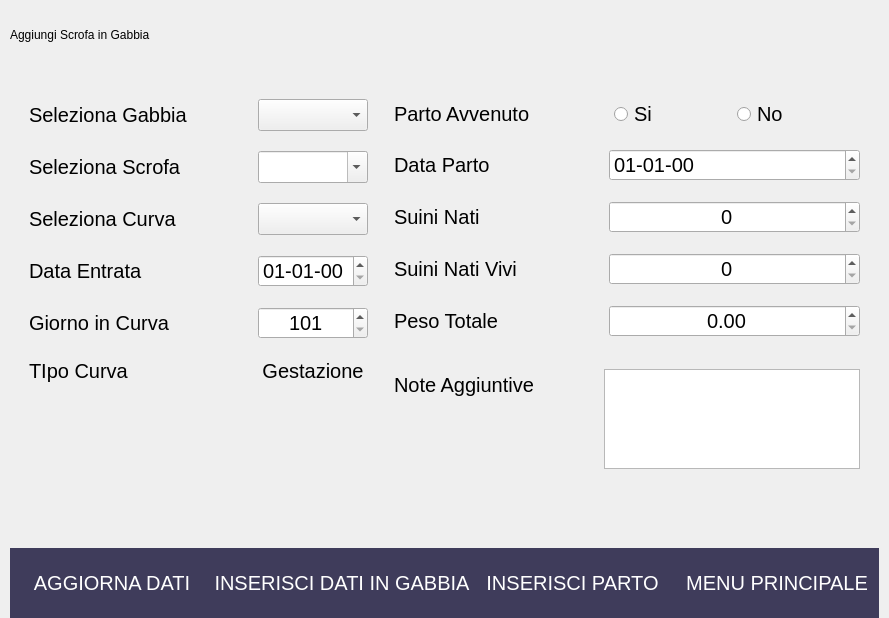
               <widget class="QWidget" name="pgAdd">
                <layout class="QVBoxLayout" name="verticalLayout_14">
                 <property name="spacing">
                  <number>10</number>
                 </property>
                 <property name="leftMargin">
                  <number>10</number>
                 </property>
                 <property name="topMargin">
                  <number>10</number>
                 </property>
                 <property name="rightMargin">
                  <number>10</number>
                 </property>
                 <property name="bottomMargin">
                  <number>0</number>
                 </property>
                 <item>
                  <widget class="QFrame" name="frAdd">
                   <property name="maximumSize">
                    <size>
                     <width>16777215</width>
                     <height>16777215</height>
                    </size>
                   </property>
                   <property name="frameShape">
                    <enum>QFrame::NoFrame</enum>
                   </property>
                   <property name="frameShadow">
                    <enum>QFrame::Plain</enum>
                   </property>
                   <layout class="QVBoxLayout" name="verticalLayout_15">
                    <property name="spacing">
                     <number>30</number>
                    </property>
                    <property name="leftMargin">
                     <number>0</number>
                    </property>
                    <property name="topMargin">
                     <number>0</number>
                    </property>
                    <property name="rightMargin">
                     <number>0</number>
                    </property>
                    <property name="bottomMargin">
                     <number>0</number>
                    </property>
                    <item>
                     <widget class="QLabel" name="lblAdd">
                      <property name="minimumSize">
                       <size>
                        <width>400</width>
                        <height>50</height>
                       </size>
                      </property>
                      <property name="maximumSize">
                       <size>
                        <width>16777215</width>
                        <height>50</height>
                       </size>
                      </property>
                      <property name="text">
                       <string>Aggiungi Scrofa in Gabbia</string>
                      </property>
                     </widget>
                    </item>
                    <item>
                     <widget class="QFrame" name="frAddMiddle">
                      <property name="styleSheet">
                       <string notr="true">font-family: &quot;Segoe UI&quot;;
font-size: 15pt;</string>
                      </property>
                      <property name="frameShape">
                       <enum>QFrame::NoFrame</enum>
                      </property>
                      <property name="frameShadow">
                       <enum>QFrame::Plain</enum>
                      </property>
                      <layout class="QHBoxLayout" name="horizontalLayout_13">
                       <item>
                        <widget class="QFrame" name="frAddLeft">
                         <property name="frameShape">
                          <enum>QFrame::NoFrame</enum>
                         </property>
                         <property name="frameShadow">
                          <enum>QFrame::Plain</enum>
                         </property>
                         <layout class="QFormLayout" name="formLayout_7">
                          <property name="fieldGrowthPolicy">
                           <enum>QFormLayout::AllNonFixedFieldsGrow</enum>
                          </property>
                          <property name="rowWrapPolicy">
                           <enum>QFormLayout::DontWrapRows</enum>
                          </property>
                          <property name="labelAlignment">
                           <set>Qt::AlignLeading|Qt::AlignLeft|Qt::AlignVCenter</set>
                          </property>
                          <property name="formAlignment">
                           <set>Qt::AlignLeading|Qt::AlignLeft|Qt::AlignTop</set>
                          </property>
                          <property name="horizontalSpacing">
                           <number>70</number>
                          </property>
                          <property name="verticalSpacing">
                           <number>20</number>
                          </property>
                          <property name="leftMargin">
                           <number>10</number>
                          </property>
                          <property name="topMargin">
                           <number>0</number>
                          </property>
                          <property name="rightMargin">
                           <number>10</number>
                          </property>
                          <property name="bottomMargin">
                           <number>0</number>
                          </property>
                          <item row="0" column="0">
                           <widget class="QLabel" name="lblAddSelBox">
                            <property name="text">
                             <string>Seleziona Gabbia</string>
                            </property>
                           </widget>
                          </item>
                          <item row="0" column="1">
                           <widget class="QComboBox" name="comAddSelBox">
                            <property name="sizePolicy">
                             <sizepolicy hsizetype="Expanding" vsizetype="Fixed">
                              <horstretch>0</horstretch>
                              <verstretch>0</verstretch>
                             </sizepolicy>
                            </property>
                            <property name="maximumSize">
                             <size>
                              <width>16777215</width>
                              <height>16777215</height>
                             </size>
                            </property>
                           </widget>
                          </item>
                          <item row="1" column="0">
                           <widget class="QLabel" name="lblAddSelSow">
                            <property name="text">
                             <string>Seleziona Scrofa</string>
                            </property>
                           </widget>
                          </item>
                          <item row="1" column="1">
                           <widget class="QComboBox" name="comAddSelSow">
                            <property name="sizePolicy">
                             <sizepolicy hsizetype="Expanding" vsizetype="Fixed">
                              <horstretch>0</horstretch>
                              <verstretch>0</verstretch>
                             </sizepolicy>
                            </property>
                            <property name="maximumSize">
                             <size>
                              <width>16777215</width>
                              <height>16777215</height>
                             </size>
                            </property>
                            <property name="inputMethodHints">
                             <set>Qt::ImhNone</set>
                            </property>
                            <property name="editable">
                             <bool>true</bool>
                            </property>
                           </widget>
                          </item>
                          <item row="2" column="0">
                           <widget class="QLabel" name="lblAddSelCur">
                            <property name="text">
                             <string>Seleziona Curva</string>
                            </property>
                           </widget>
                          </item>
                          <item row="2" column="1">
                           <widget class="QComboBox" name="comAddSelCur">
                            <property name="sizePolicy">
                             <sizepolicy hsizetype="Expanding" vsizetype="Fixed">
                              <horstretch>0</horstretch>
                              <verstretch>0</verstretch>
                             </sizepolicy>
                            </property>
                            <property name="maximumSize">
                             <size>
                              <width>16777215</width>
                              <height>16777215</height>
                             </size>
                            </property>
                           </widget>
                          </item>
                          <item row="3" column="0">
                           <widget class="QLabel" name="lblAddSelEntryDate">
                            <property name="text">
                             <string>Data Entrata</string>
                            </property>
                           </widget>
                          </item>
                          <item row="3" column="1">
                           <widget class="QDateEdit" name="spiAddSelEntryDate">
                            <property name="sizePolicy">
                             <sizepolicy hsizetype="Expanding" vsizetype="Fixed">
                              <horstretch>0</horstretch>
                              <verstretch>0</verstretch>
                             </sizepolicy>
                            </property>
                            <property name="maximumSize">
                             <size>
                              <width>16777215</width>
                              <height>16777215</height>
                             </size>
                            </property>
                            <property name="alignment">
                             <set>Qt::AlignLeading|Qt::AlignLeft|Qt::AlignVCenter</set>
                            </property>
                            <property name="displayFormat">
                             <string>dd-MM-yy</string>
                            </property>
                           </widget>
                          </item>
                          <item row="4" column="0">
                           <widget class="QLabel" name="lblAddSelCurDate">
                            <property name="text">
                             <string>Giorno in Curva</string>
                            </property>
                           </widget>
                          </item>
                          <item row="4" column="1">
                           <widget class="QSpinBox" name="spiAddSelCurDay">
                            <property name="sizePolicy">
                             <sizepolicy hsizetype="Expanding" vsizetype="Fixed">
                              <horstretch>0</horstretch>
                              <verstretch>0</verstretch>
                             </sizepolicy>
                            </property>
                            <property name="alignment">
                             <set>Qt::AlignCenter</set>
                            </property>
                            <property name="minimum">
                             <number>101</number>
                            </property>
                            <property name="maximum">
                             <number>115</number>
                            </property>
                           </widget>
                          </item>
                          <item row="5" column="0">
                           <widget class="QLabel" name="lblAddCurType">
                            <property name="text">
                             <string>TIpo Curva</string>
                            </property>
                           </widget>
                          </item>
                          <item row="5" column="1">
                           <widget class="QLabel" name="txtAddCurType">
                            <property name="sizePolicy">
                             <sizepolicy hsizetype="Preferred" vsizetype="Fixed">
                              <horstretch>0</horstretch>
                              <verstretch>0</verstretch>
                             </sizepolicy>
                            </property>
                            <property name="styleSheet">
                             <string notr="true">border: none;</string>
                            </property>
                            <property name="text">
                             <string>Gestazione</string>
                            </property>
                            <property name="alignment">
                             <set>Qt::AlignCenter</set>
                            </property>
                           </widget>
                          </item>
                          <item row="6" column="0" colspan="2">
                           <spacer name="verticalSpacer">
                            <property name="orientation">
                             <enum>Qt::Vertical</enum>
                            </property>
                            <property name="sizeHint" stdset="0">
                             <size>
                              <width>20</width>
                              <height>40</height>
                             </size>
                            </property>
                           </spacer>
                          </item>
                          <item row="7" column="0" colspan="2">
                           <widget class="QLabel" name="lblAddStatus">
                            <property name="styleSheet">
                             <string notr="true">border: none;
font-size: 12pt;</string>
                            </property>
                            <property name="text">
                             <string/>
                            </property>
                            <property name="alignment">
                             <set>Qt::AlignCenter</set>
                            </property>
                           </widget>
                          </item>
                         </layout>
                        </widget>
                       </item>
                       <item>
                        <widget class="QFrame" name="frAddRight">
                         <property name="minimumSize">
                          <size>
                           <width>0</width>
                           <height>0</height>
                          </size>
                         </property>
                         <property name="maximumSize">
                          <size>
                           <width>16777215</width>
                           <height>16777215</height>
                          </size>
                         </property>
                         <property name="frameShape">
                          <enum>QFrame::NoFrame</enum>
                         </property>
                         <property name="frameShadow">
                          <enum>QFrame::Plain</enum>
                         </property>
                         <layout class="QFormLayout" name="formLayout_8">
                          <property name="labelAlignment">
                           <set>Qt::AlignLeading|Qt::AlignLeft|Qt::AlignVCenter</set>
                          </property>
                          <property name="formAlignment">
                           <set>Qt::AlignLeading|Qt::AlignLeft|Qt::AlignTop</set>
                          </property>
                          <property name="horizontalSpacing">
                           <number>70</number>
                          </property>
                          <property name="verticalSpacing">
                           <number>20</number>
                          </property>
                          <property name="leftMargin">
                           <number>10</number>
                          </property>
                          <property name="topMargin">
                           <number>0</number>
                          </property>
                          <property name="rightMargin">
                           <number>10</number>
                          </property>
                          <property name="bottomMargin">
                           <number>0</number>
                          </property>
                          <item row="0" column="0">
                           <widget class="QLabel" name="lblAddBirth">
                            <property name="text">
                             <string>Parto Avvenuto</string>
                            </property>
                           </widget>
                          </item>
                          <item row="0" column="1">
                           <layout class="QHBoxLayout" name="horizontalLayout_14">
                            <property name="spacing">
                             <number>10</number>
                            </property>
                            <property name="leftMargin">
                             <number>10</number>
                            </property>
                            <property name="rightMargin">
                             <number>10</number>
                            </property>
                            <item>
                             <widget class="QRadioButton" name="radAddBirthY">
                              <property name="text">
                               <string>Si</string>
                              </property>
                             </widget>
                            </item>
                            <item>
                             <widget class="QRadioButton" name="radAddBirthN">
                              <property name="text">
                               <string>No</string>
                              </property>
                             </widget>
                            </item>
                           </layout>
                          </item>
                          <item row="1" column="0" colspan="2">
                           <widget class="QFrame" name="frAddBirth">
                            <property name="sizePolicy">
                             <sizepolicy hsizetype="MinimumExpanding" vsizetype="MinimumExpanding">
                              <horstretch>0</horstretch>
                              <verstretch>0</verstretch>
                             </sizepolicy>
                            </property>
                            <property name="minimumSize">
                             <size>
                              <width>0</width>
                              <height>200</height>
                             </size>
                            </property>
                            <property name="maximumSize">
                             <size>
                              <width>16777215</width>
                              <height>0</height>
                             </size>
                            </property>
                            <property name="frameShape">
                             <enum>QFrame::NoFrame</enum>
                            </property>
                            <property name="frameShadow">
                             <enum>QFrame::Plain</enum>
                            </property>
                            <layout class="QFormLayout" name="formLayout_10">
                             <property name="horizontalSpacing">
                              <number>92</number>
                             </property>
                             <property name="verticalSpacing">
                              <number>20</number>
                             </property>
                             <property name="leftMargin">
                              <number>0</number>
                             </property>
                             <property name="topMargin">
                              <number>0</number>
                             </property>
                             <property name="rightMargin">
                              <number>0</number>
                             </property>
                             <property name="bottomMargin">
                              <number>0</number>
                             </property>
                             <item row="0" column="0">
                              <widget class="QLabel" name="lblAddSelPigDate">
                               <property name="minimumSize">
                                <size>
                                 <width>0</width>
                                 <height>32</height>
                                </size>
                               </property>
                               <property name="maximumSize">
                                <size>
                                 <width>16777215</width>
                                 <height>32</height>
                                </size>
                               </property>
                               <property name="text">
                                <string>Data Parto</string>
                               </property>
                              </widget>
                             </item>
                             <item row="0" column="1">
                              <widget class="QDateEdit" name="spiAddSelPigDate">
                               <property name="sizePolicy">
                                <sizepolicy hsizetype="Expanding" vsizetype="Fixed">
                                 <horstretch>0</horstretch>
                                 <verstretch>0</verstretch>
                                </sizepolicy>
                               </property>
                               <property name="minimumSize">
                                <size>
                                 <width>0</width>
                                 <height>0</height>
                                </size>
                               </property>
                               <property name="maximumSize">
                                <size>
                                 <width>16777215</width>
                                 <height>32</height>
                                </size>
                               </property>
                               <property name="alignment">
                                <set>Qt::AlignLeading|Qt::AlignLeft|Qt::AlignVCenter</set>
                               </property>
                               <property name="displayFormat">
                                <string>dd-MM-yy</string>
                               </property>
                              </widget>
                             </item>
                             <item row="1" column="0">
                              <widget class="QLabel" name="lblAddSelPigBirth">
                               <property name="minimumSize">
                                <size>
                                 <width>0</width>
                                 <height>32</height>
                                </size>
                               </property>
                               <property name="text">
                                <string>Suini Nati</string>
                               </property>
                              </widget>
                             </item>
                             <item row="1" column="1">
                              <widget class="QSpinBox" name="spiAddSelPigBirth">
                               <property name="sizePolicy">
                                <sizepolicy hsizetype="Expanding" vsizetype="Fixed">
                                 <horstretch>0</horstretch>
                                 <verstretch>0</verstretch>
                                </sizepolicy>
                               </property>
                               <property name="minimumSize">
                                <size>
                                 <width>0</width>
                                 <height>32</height>
                                </size>
                               </property>
                               <property name="maximumSize">
                                <size>
                                 <width>16777215</width>
                                 <height>16777215</height>
                                </size>
                               </property>
                               <property name="alignment">
                                <set>Qt::AlignCenter</set>
                               </property>
                              </widget>
                             </item>
                             <item row="2" column="0">
                              <widget class="QLabel" name="lblAddSelPigRealBirth">
                               <property name="minimumSize">
                                <size>
                                 <width>0</width>
                                 <height>32</height>
                                </size>
                               </property>
                               <property name="text">
                                <string>Suini Nati Vivi</string>
                               </property>
                              </widget>
                             </item>
                             <item row="2" column="1">
                              <widget class="QSpinBox" name="spiAddSelPigRealBirth">
                               <property name="sizePolicy">
                                <sizepolicy hsizetype="Expanding" vsizetype="Fixed">
                                 <horstretch>0</horstretch>
                                 <verstretch>0</verstretch>
                                </sizepolicy>
                               </property>
                               <property name="minimumSize">
                                <size>
                                 <width>0</width>
                                 <height>32</height>
                                </size>
                               </property>
                               <property name="maximumSize">
                                <size>
                                 <width>16777215</width>
                                 <height>16777215</height>
                                </size>
                               </property>
                               <property name="alignment">
                                <set>Qt::AlignCenter</set>
                               </property>
                              </widget>
                             </item>
                             <item row="3" column="0">
                              <widget class="QLabel" name="lblAddSelPigWeight">
                               <property name="minimumSize">
                                <size>
                                 <width>0</width>
                                 <height>32</height>
                                </size>
                               </property>
                               <property name="text">
                                <string>Peso Totale</string>
                               </property>
                              </widget>
                             </item>
                             <item row="3" column="1">
                              <widget class="QDoubleSpinBox" name="spiAddSelPigWeight">
                               <property name="minimumSize">
                                <size>
                                 <width>0</width>
                                 <height>32</height>
                                </size>
                               </property>
                               <property name="alignment">
                                <set>Qt::AlignCenter</set>
                               </property>
                               <property name="maximum">
                                <double>200.000000000000000</double>
                               </property>
                               <property name="singleStep">
                                <double>0.500000000000000</double>
                               </property>
                               <property name="value">
                                <double>0.000000000000000</double>
                               </property>
                              </widget>
                             </item>
                            </layout>
                           </widget>
                          </item>
                          <item row="3" column="0" colspan="2">
                           <spacer name="verticalSpacer_2">
                            <property name="orientation">
                             <enum>Qt::Vertical</enum>
                            </property>
                            <property name="sizeHint" stdset="0">
                             <size>
                              <width>20</width>
                              <height>40</height>
                             </size>
                            </property>
                           </spacer>
                          </item>
                          <item row="2" column="0">
                           <widget class="QLabel" name="lblAddNotes">
                            <property name="maximumSize">
                             <size>
                              <width>16777215</width>
                              <height>32</height>
                             </size>
                            </property>
                            <property name="text">
                             <string>Note Aggiuntive</string>
                            </property>
                           </widget>
                          </item>
                          <item row="2" column="1">
                           <widget class="QTextEdit" name="txtAddNotes">
                            <property name="maximumSize">
                             <size>
                              <width>16777215</width>
                              <height>100</height>
                             </size>
                            </property>
                           </widget>
                          </item>
                         </layout>
                        </widget>
                       </item>
                      </layout>
                     </widget>
                    </item>
                   </layout>
                  </widget>
                 </item>
                 <item>
                  <widget class="QFrame" name="menuAdd">
                   <property name="minimumSize">
                    <size>
                     <width>0</width>
                     <height>70</height>
                    </size>
                   </property>
                   <property name="maximumSize">
                    <size>
                     <width>16777215</width>
                     <height>70</height>
                    </size>
                   </property>
                   <property name="styleSheet">
                    <string notr="true">QPushButton {
background-color: #3f3c5b;
color: white;
font-size: 20px;
border: none;
}

QPushButton:hover {
background-color: #bd93f9;
color: white;
}</string>
                   </property>
                   <property name="frameShape">
                    <enum>QFrame::NoFrame</enum>
                   </property>
                   <property name="frameShadow">
                    <enum>QFrame::Plain</enum>
                   </property>
                   <layout class="QHBoxLayout" name="horizontalLayout_12">
                    <property name="spacing">
                     <number>0</number>
                    </property>
                    <property name="leftMargin">
                     <number>0</number>
                    </property>
                    <property name="topMargin">
                     <number>0</number>
                    </property>
                    <property name="rightMargin">
                     <number>0</number>
                    </property>
                    <property name="bottomMargin">
                     <number>0</number>
                    </property>
                    <item>
                     <widget class="QPushButton" name="btnAddUpd">
                      <property name="minimumSize">
                       <size>
                        <width>0</width>
                        <height>70</height>
                       </size>
                      </property>
                      <property name="maximumSize">
                       <size>
                        <width>16777215</width>
                        <height>70</height>
                       </size>
                      </property>
                      <property name="text">
                       <string>AGGIORNA DATI</string>
                      </property>
                     </widget>
                    </item>
                    <item>
                     <widget class="QPushButton" name="btnAddAdd">
                      <property name="minimumSize">
                       <size>
                        <width>0</width>
                        <height>70</height>
                       </size>
                      </property>
                      <property name="maximumSize">
                       <size>
                        <width>16777215</width>
                        <height>70</height>
                       </size>
                      </property>
                      <property name="text">
                       <string>INSERISCI DATI IN GABBIA</string>
                      </property>
                     </widget>
                    </item>
                    <item>
                     <widget class="QPushButton" name="btnAddRes">
                      <property name="minimumSize">
                       <size>
                        <width>0</width>
                        <height>70</height>
                       </size>
                      </property>
                      <property name="maximumSize">
                       <size>
                        <width>16777215</width>
                        <height>70</height>
                       </size>
                      </property>
                      <property name="text">
                       <string>INSERISCI PARTO</string>
                      </property>
                     </widget>
                    </item>
                    <item>
                     <widget class="QPushButton" name="btnAddMen">
                      <property name="minimumSize">
                       <size>
                        <width>0</width>
                        <height>70</height>
                       </size>
                      </property>
                      <property name="text">
                       <string>MENU PRINCIPALE</string>
                      </property>
                     </widget>
                    </item>
                   </layout>
                  </widget>
                 </item>
                </layout>
               </widget>
